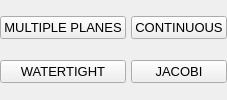
	<widget class="QWidget" name="panelSurfaceReconstruction">
	  <property name="sizePolicy">
	    <sizepolicy hsizetype="Expanding" vsizetype="Fixed">
	      <horstretch>0</horstretch>
	      <verstretch>0</verstretch>
	    </sizepolicy>
	  </property>
	  <property name="visible">
	    <bool>false</bool>
	  </property>

	  <layout class="QGridLayout" name="layoutSurfaceReconstruction">
	    <property name="leftMargin">
	      <number>0</number>
	    </property>
	    <property name="topMargin">
	      <number>0</number>
	    </property>
	    <property name="rightMargin">
	      <number>0</number>
	    </property>
	    <property name="bottomMargin">
	      <number>0</number>
	    </property>
	    <property name="spacing">
	      <number>5</number>
	    </property>

	    <item row="0" column="0">
	      <widget class="QPushButton" name="pushButtonSurfRecMultiplePlanes">
		<property name="sizePolicy">
		  <sizepolicy hsizetype="Expanding" vsizetype="Fixed">
		    <horstretch>1</horstretch>
		    <verstretch>0</verstretch>
		  </sizepolicy>
		</property>	
		<property name="text">
		  <string>MULTIPLE PLANES</string>
		</property>
		<property name="font">
		  <font>
		    <pointsize>10</pointsize>
		  </font>
		</property>
	      </widget>
	    </item>

	    <item row="0" column="1">
	      <widget class="QPushButton" name="pushButtonSurfRecContinuous">
		<property name="sizePolicy">
		  <sizepolicy hsizetype="Expanding" vsizetype="Fixed">
		    <horstretch>1</horstretch>
		    <verstretch>0</verstretch>
		  </sizepolicy>
		</property>	
		<property name="text">
		  <string>CONTINUOUS</string>
		</property>
		<property name="font">
		  <font>
		    <pointsize>10</pointsize>
		  </font>
		</property>
	      </widget>
	    </item>

	    <item row="1" column="0">
	      <widget class="QPushButton" name="pushButtonSurfRecWatertight">
		<property name="sizePolicy">
		  <sizepolicy hsizetype="Expanding" vsizetype="Fixed">
		    <horstretch>1</horstretch>
		    <verstretch>0</verstretch>
		  </sizepolicy>
		</property>	
		<property name="text">
		  <string>WATERTIGHT</string>
		</property>
		<property name="font">
		  <font>
		    <pointsize>10</pointsize>
		  </font>
		</property>
	      </widget>
	    </item>

	    <item row="1" column="1">
	      <widget class="QPushButton" name="pushButtonSurfRecJacobi">
		<property name="sizePolicy">
		  <sizepolicy hsizetype="Expanding" vsizetype="Fixed">
		    <horstretch>1</horstretch>
		    <verstretch>0</verstretch>
		  </sizepolicy>
		</property>	
		<property name="text">
		  <string>JACOBI</string>
		</property>
		<property name="font">
		  <font>
		    <pointsize>10</pointsize>
		  </font>
		</property>
	      </widget>
	    </item>

	  </layout>
	</widget>
